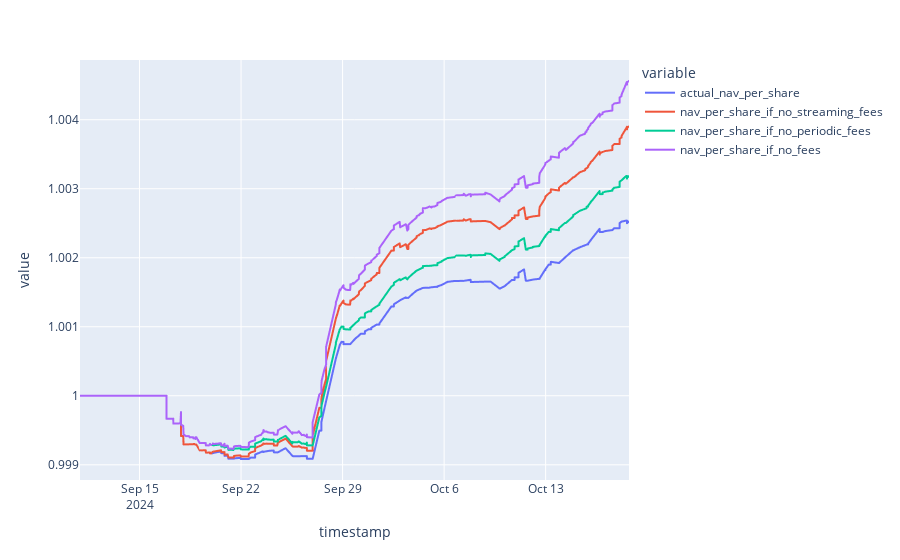

The notebook cell this image was saved under:
### Code cell
df["actual_nav_per_share"] = df["nav"] / df["totalShares"]
df["nav_per_share_if_no_streaming_fees"] = df["nav"] / (df["totalShares"] - df["Cumulative_Streaming_shares_minted"])
df["nav_per_share_if_no_periodic_fees"] = df["nav"] / (df["totalShares"] - df["Cumulative_Periodic_shares_minted"])
df["nav_per_share_if_no_fees"] = df["nav"] / (
    df["totalShares"] - df["Cumulative_Streaming_shares_minted"] - df["Cumulative_Periodic_shares_minted"]
)

df["shares_if_no_extra_shares_are_minted"] = (
    df["totalShares"] - df["Cumulative_Streaming_shares_minted"] - df["Cumulative_Periodic_shares_minted"]
)
# fees mint extra shares to tokemak, so calc nav per share if no fees
px.line(
    df[
        [
            "actual_nav_per_share",
            "nav_per_share_if_no_streaming_fees",
            "nav_per_share_if_no_periodic_fees",
            "nav_per_share_if_no_fees",
        ]
    ]
)

### Figure 1 — Plotly figure (JSON) as saved in the notebook; plotly's stock layout.template omitted (floating-point values rounded to 4 significant figures; data arrays with more than 128 entries replaced by an {"elided": "..."} marker saying what was removed)
{"data": [{"hovertemplate": "variable=actual_nav_per_share<br>timestamp=%{x}<br>value=%{y}<extra></extra>", "legendgroup": "actual_nav_per_share", "line": {"color": "#636efa", "dash": "solid"}, "marker": {"symbol": "circle"}, "mode": "lines", "name": "actual_nav_per_share", "showlegend": true, "type": "scattergl", "x": {"elided": "493 str values"}, "xaxis": "x", "y": {"elided": "493 float values"}, "yaxis": "y"}, {"hovertemplate": "variable=nav_per_share_if_no_streaming_fees<br>timestamp=%{x}<br>value=%{y}<extra></extra>", "legendgroup": "nav_per_share_if_no_streaming_fees", "line": {"color": "#EF553B", "dash": "solid"}, "marker": {"symbol": "circle"}, "mode": "lines", "name": "nav_per_share_if_no_streaming_fees", "showlegend": true, "type": "scattergl", "x": {"elided": "493 str values"}, "xaxis": "x", "y": {"elided": "493 float values"}, "yaxis": "y"}, {"hovertemplate": "variable=nav_per_share_if_no_periodic_fees<br>timestamp=%{x}<br>value=%{y}<extra></extra>", "legendgroup": "nav_per_share_if_no_periodic_fees", "line": {"color": "#00cc96", "dash": "solid"}, "marker": {"symbol": "circle"}, "mode": "lines", "name": "nav_per_share_if_no_periodic_fees", "showlegend": true, "type": "scattergl", "x": {"elided": "493 str values"}, "xaxis": "x", "y": {"elided": "493 float values"}, "yaxis": "y"}, {"hovertemplate": "variable=nav_per_share_if_no_fees<br>timestamp=%{x}<br>value=%{y}<extra></extra>", "legendgroup": "nav_per_share_if_no_fees", "line": {"color": "#ab63fa", "dash": "solid"}, "marker": {"symbol": "circle"}, "mode": "lines", "name": "nav_per_share_if_no_fees", "showlegend": true, "type": "scattergl", "x": {"elided": "493 str values"}, "xaxis": "x", "y": {"elided": "493 float values"}, "yaxis": "y"}], "layout": {"legend": {"title": {"text": "variable"}, "tracegroupgap": 0}, "margin": {"t": 60}, "xaxis": {"anchor": "y", "domain": [0, 1], "title": {"text": "timestamp"}}, "yaxis": {"anchor": "x", "domain": [0, 1], "title": {"text": "value"}}}}
